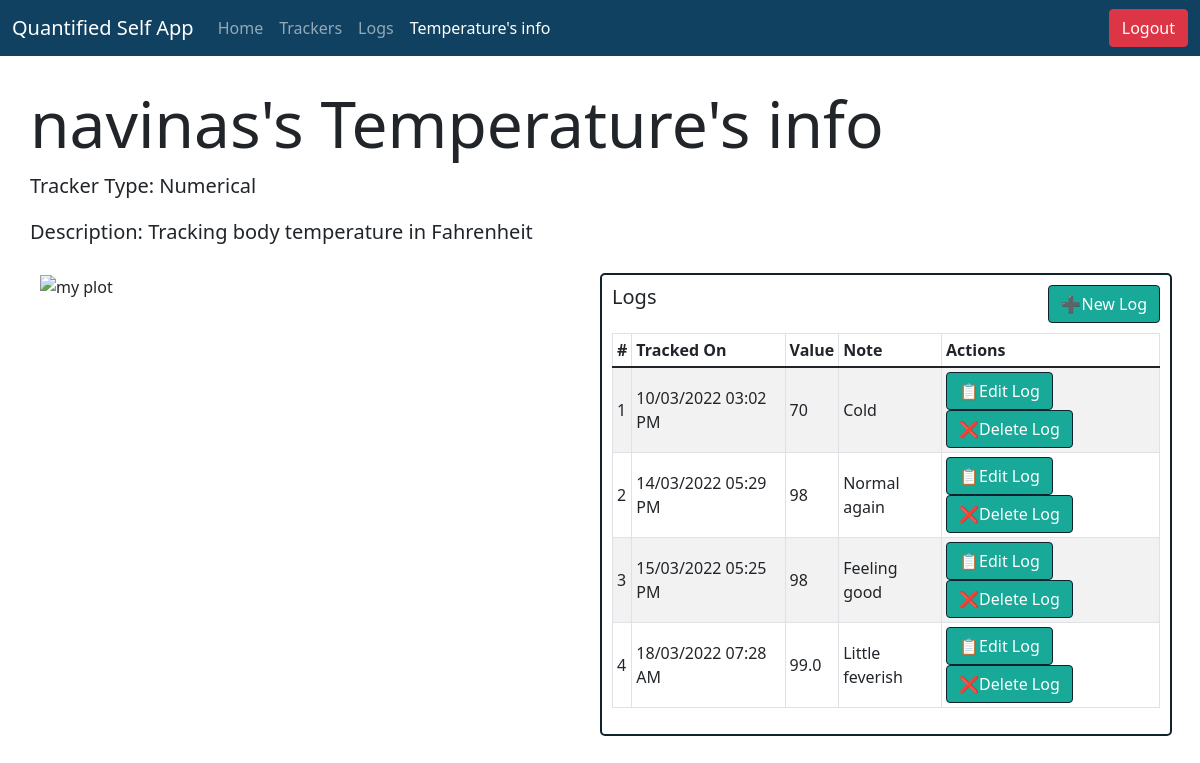
The page /user/navinas/tracker/1 (signed in) on the database its author committed.
### models.py (models this page shows)
class Trackers_Model(db.Model):
  __tablename__ = "Trackers"
  tracker_id = db.Column(db.Integer, autoincrement=True, primary_key=True)
  tracker_name = db.Column(db.String, nullable=False, unique=True)
  tracker_type = db.Column(db.String, nullable=False)
  tracker_desc = db.Column(db.String)

class Logs_Model(db.Model):
  __tablename__ = "Logs"
  log_id = db.Column(db.Integer, autoincrement=True, primary_key=True)
  value = db.Column(db.String, nullable=False)
  note = db.Column(db.String)
  timestamp = db.Column(db.String, nullable=False)
  user_id = db.Column(db.Integer, db.ForeignKey("Users.user_id"), primary_key=True, nullable=False)
  tracker_id = db.Column(db.Integer, db.ForeignKey("Trackers.tracker_id"), primary_key=True, nullable=False)

### app/userviews.py (the view)
@app.route("/user/<username>/tracker/<int:tracker_id>")
@login_required
def user_tracker_info(username, tracker_id):
    logs = Logs_Model.query.filter_by(tracker_id=tracker_id, user_id=current_user.user_id).all()
    tracker = Trackers_Model.query.filter_by(tracker_id=tracker_id).first()
    s = None
    try:
        choices = Selectable_Values_Model.query.filter_by(tracker_id=tracker_id).first()
        s = choices.selectables
    except:
        pass
    condition = False
    if (tracker.tracker_type == "Numerical" or tracker.tracker_type == "Time Duration") and logs:
        condition = True
    return render_template("user_tracker_info.html", username=username, tracker=tracker, condition=condition, logs=logs, s=s)

### app/userviews.py (called while the page is built)
@login_manager.user_loader
def load_user(user_id):
    return Users_Model.query.get(user_id)

### templates/user_tracker_info.html (shortened to what this page needs)
<!DOCTYPE html>
<html lang="en">
<head>
    <link rel="stylesheet" href="/css/bootstrap.css">
    <link rel="stylesheet" href="/css/styles.css">
</head>
<body>
    <nav class="navbar navbar-expand-lg navbar-dark" style="background-color: #104161;">
        <div class="container-fluid">
          <a class="navbar-brand" href="#">Quantified Self App</a>
          <div class="collapse navbar-collapse" id="navbarNavAltMarkup">
            <div class="navbar-nav">
              <a class="nav-link" aria-current="page" href="/user/{{username}}/home">Home</a>
              <a class="nav-link" href="/user/{{username}}/trackers">Trackers</a>
              <a class="nav-link" href="/user/{{username}}/logs">Logs</a>
              <a class="nav-link active" href="#">{{tracker.tracker_name}}'s info</a>
            </div>
          </div>
          <a class="btn btn-danger" role="button" href="/user/logout" >Logout</a>
        </div>
    </nav>
    <div class="container-fluid" style="padding: 30px;">
        <div class="row justify-content-between">
          <h1 class="display-3">
            {{username}}'s {{tracker.tracker_name}}'s info
          </h1>
          <p class="lead"><strong>Tracker Type: {{tracker.tracker_type}}</strong></p>
          <p class="lead"><strong>Description: {{tracker.tracker_desc}}</strong></p>
        </div>
        <div class="row" style="padding: 10px;">
          {% if condition %}
          <div class="col-sm justify-content-center">
            <img src="/plot_png/{{tracker.tracker_id}}" alt="my plot" height="100%" width="100%" style="object-fit: contain;">
          </div>
          {% endif %}
          <div class="col-sm justify-content-center" id="my-col">
            <div class="row justify-content-between" style="padding-bottom: 10px;">
              <div class="col-3">
                <h5>Logs</h5>
              </div>
              <div class="col-auto">
                <a href="/user/{{username}}/logs/{{tracker.tracker_id}}/add" style="border: 0.5px solid #10222E; background-color: #18A999; color: white; text-align: right;" class="btn">➕New Log</a>
              </div>
            </div>
            <div class="table-responsive">
              <table class="table table-sm table-bordered table-striped align-middle">
                <thead>
                  <tr>
                    <th scope="col">#</th>
                    <th scope="col">Tracked On</th>
                    <th scope="col">Value</th>
                    <th scope="col">Note</th>
                    <th scope="col">Actions</th>
                  </tr>
                </thead>
                <tbody>
                  {% for log in logs %}
                  <tr>
                    <td>{{loop.index}}</td>
                    <td>{{log.timestamp}}</td>
                    <td>{{log.value}}</td>
                    <td>{{log.note}}</td>
                    <td>
                      <a href="/user/{{username}}/logs/{{log.log_id}}/edit" class="btn" id="my-button">📋Edit Log</a>
                      <a href="/user/{{username}}/logs/{{log.log_id}}/delete"class="btn" id="my-button">❌Delete Log</a>
                    </td>
                  </tr>
                  {% endfor %}
                </tbody>
              </table>
            </div>
          </div>
        </div>
    </div>
</body>
</html>

### static/css/styles.css (style rules this page uses)
#my-col { border: 2px solid #10222E; border-radius: 5px; padding: 10px; }
#my-button { border: 0.5px solid #10222E; background-color: #18A999; color: white; text-align: center; }

### rows shown on the page
Trackers_Model: tracker_name "Temperature", tracker_type "Numerical", tracker_desc "Tracking body temperature in Fahrenheit"
Logs_Model: timestamp "10/03/2022 03:02 PM", value "70", note "Cold"
Logs_Model: timestamp "14/03/2022 05:29 PM", value "98", note "Normal again"
Logs_Model: timestamp "15/03/2022 05:25 PM", value "98", note "Feeling good"
Logs_Model: timestamp "18/03/2022 07:28 AM", value "99.0", note "Little feverish"

### other values the page prints
{{ username }} "navinas"
